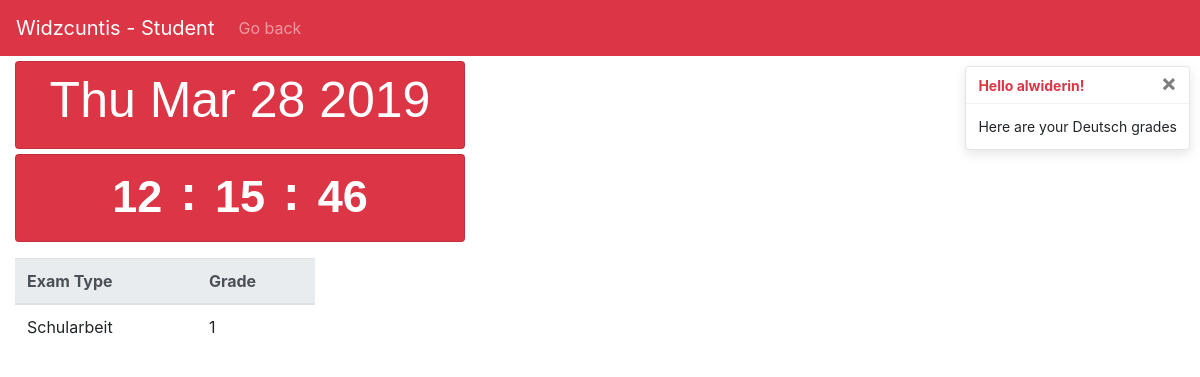
The app's page /users/home/logged_s/subject/2 (signed in), older data.
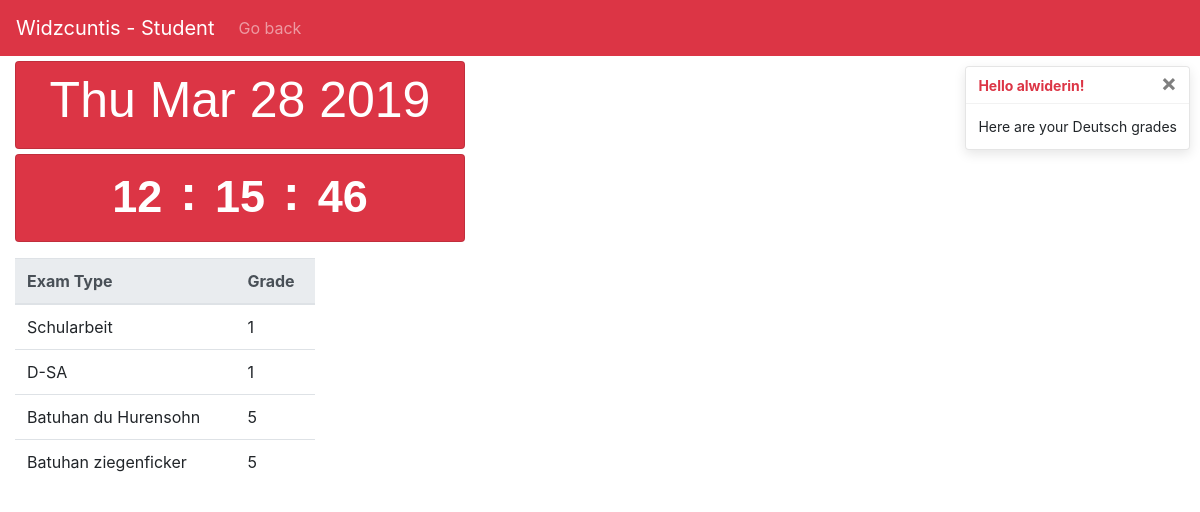
The same page, newer data.
### school/models.py (models this page shows, shortened)
class Exam(models.Model):
    stusu = models.ForeignKey(Stusu, on_delete=models.CASCADE)
    name = models.CharField(max_length=200)
    grade = models.IntegerField(default=0)
    value = models.IntegerField(default=0)

class Stusu(models.Model):
    subject = models.ForeignKey(Subject, on_delete=models.CASCADE)
    student = models.ForeignKey(Student, on_delete=models.CASCADE)

class Subject(models.Model):
    name = models.CharField(max_length=200)
    def __str__(self):
        return self.name

### users/views.py (the view)
# urls.py: path('home/logged_s/subject/<int:pk>', views.StudentSubject.as_view(), name='StudentSubject'),
class StudentSubject(generic.ListView):
    template_name='studentsubject.html'
    context_object_name='exam_list'
    def get_queryset(self):
        e=[]
        pk=self.kwargs['pk']
        if(self.request.user.is_authenticated):
            user=  self.request.user
        authorized=False
        for i in Stusu.objects.all():
            if(i.id==pk and i.student.user.id==user.id):
                authorized=True
        if(authorized==False):
            return e
        for i in Exam.objects.all():
            if(i.stusu.id==pk):
                e.append(i)
        return e

### templates/studentsubject.html (shortened to what this page needs)
{% extends 'base.html' %}
{% load bootstrap4 %}
{% block content %}
{% if exam_list %}
<nav class="navbar navbar-expand-lg navbar-dark bg-danger">
    <a class="navbar-brand" href="{% url 'BackHome' %}">Widzcuntis - Student</a>
    <div class="collapse navbar-collapse" id="navbarText">
      <ul class="navbar-nav">
        <li class="nav-item">
          <a class="nav-link" href="{% url 'StudentHome' exam_list.0.stusu.student.id %}">Go back</a>
        </li>
      </ul>
    </div>
  </nav>
  <div role="alert" aria-live="assertive" aria-atomic="true" style="position: relative; min-height: 0px;" >
        <div class="toast" data-autohide="false">
            <div class="toast-header">
              <strong class="mr-auto text-danger">Hello {{ user.username }}!</strong>
              <button type="button" class="ml-2 mb-1 close" data-dismiss="toast">&times;</button>
            </div>
            <div class="toast-body">
                Here are your {{ exam_list.0.stusu.subject }} grades
            </div>
          </div>
        </div>
  <div class="col-md-3 container">
    <div class="card width=75 bg-danger text-white rounded datee">
      <h2 class="card-title text-center">
      <div class="d-flex flex-wrap justify-content-center mt-2">
        <p id="demo" class="datum"></p>
      </div>
    </div>
  <div class="card width=75 bg-danger text-white rounded clock">
    <h3 class="card-title text-center">
    <div class="d-flex flex-wrap justify-content-center mt-2">
     <a><span class="badge hours"></span></a> <p class="colon">:</p>
     <a><span class="badge min"></span></a> <p class="colon">:</p>
     <a><span class="badge sec"></span></a>
    </div>
    </h3>
  </div>
  </div>
  <table class="table gradetable">
        <thead class="thead-light theaddanger">
          <tr>
            <th scope="col">Exam Type</th>
            <th scope="col">Grade</th>
          </tr>
        </thead>
        <tbody>
            {% for exam in exam_list %}
                <tr>
                    <td>{{exam.name}}</td>
                    <td>{{exam.grade}}</td>
                </tr>
            {% endfor %}
        </tbody>
      </table>
{% else %}
    <p>There are no entries or you are not authorized.</p>
    <a href="{% url 'BackHome' %}">Go Home</a>
{% endif %}
{% endblock %}

Row changes from the older to the newer data that the page shows:
added Exam: name "D-SA", grade "1"
added Exam: name "Batuhan du Hurensohn", grade "5"
added Exam: name "Batuhan ziegenficker", grade "5"
